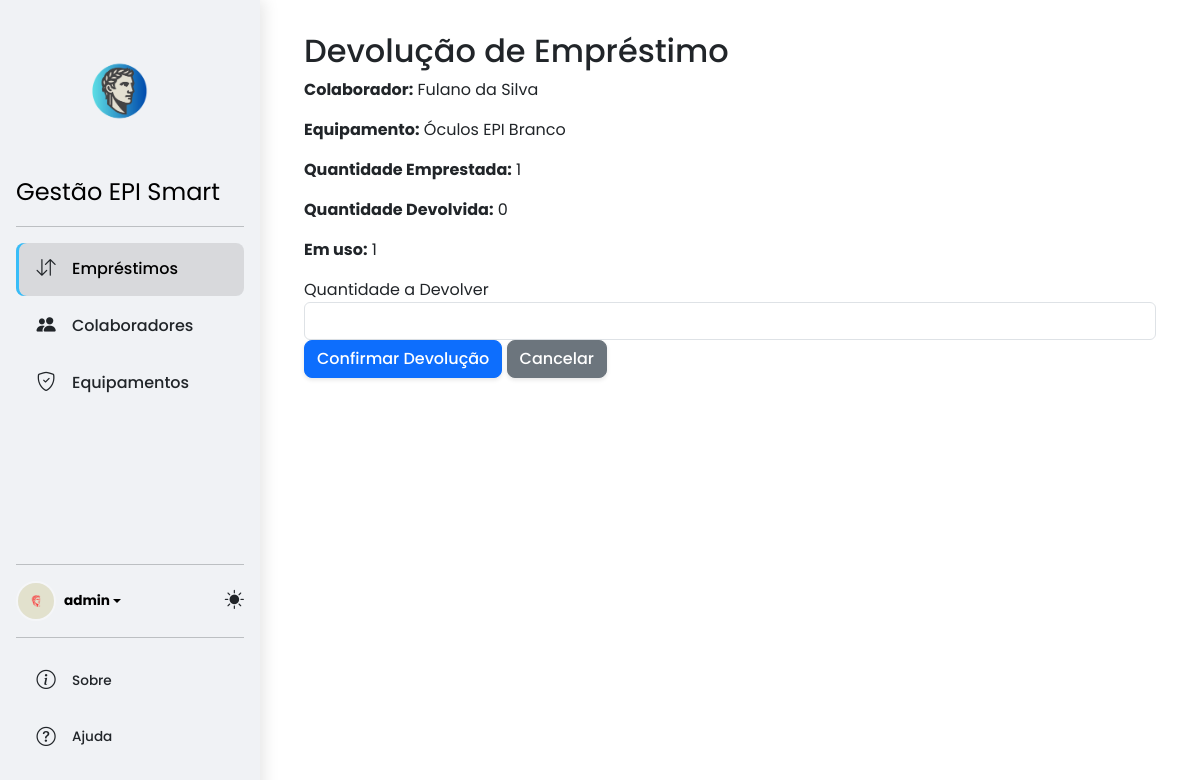
The page /emprestimos/devolucao/6/ (signed in) on the database its author committed.
### core/models.py (models this page shows, shortened)
class Perfil(models.Model):
    user = models.OneToOneField(User, on_delete=models.CASCADE)
    foto = models.ImageField(default='default.jpg', upload_to='profile_pics')

class Emprestimo(models.Model):
    colaborador = models.ForeignKey(Colaborador, on_delete=models.CASCADE)
    equipamento = models.ForeignKey(Equipamento, on_delete=models.CASCADE)
    data_emprestimo = models.DateTimeField(default=timezone.now)
    data_devolucao = models.DateTimeField(null=True, blank=True)
    devolvido = models.BooleanField(default=False)
    quantidade_emprestada = models.PositiveIntegerField(default=0)
    quantidade_devolvida = models.PositiveIntegerField(default=0)

class Colaborador(models.Model):
    nome_completo = models.CharField(max_length=255)
    matricula = models.CharField(max_length=50, unique=True)
    funcao = models.CharField(max_length=100)
    data_admissao = models.DateField()

class Equipamento(models.Model):
    nome_epi = models.CharField(max_length=200)
    descricao = models.TextField(blank=True, null=True)
    quantidade_total = models.PositiveIntegerField(default=0)
    quantidade_disponivel = models.PositiveIntegerField(default=0)

### core/views.py (the view, shortened to what this page needs)
# urls.py: path('emprestimos/devolucao/<int:pk>/', views.emprestimo_devolucao, name='emprestimo_devolucao'),
@login_required
@transaction.atomic
def emprestimo_devolucao(request, pk):
    emprestimo = get_object_or_404(Emprestimo, pk=pk)
    emprestimo.em_uso = emprestimo.quantidade_emprestada - emprestimo.quantidade_devolvida
    return render(request, 'core/emprestimo_devolucao.html', {'emprestimo': emprestimo})

### core/templates/core/emprestimo_devolucao.html (shortened to what this page needs)
{% extends 'base.html' %}
{% block content %}
  <h2>Devolução de Empréstimo</h2>
  <p><strong>Colaborador:</strong> {{ emprestimo.colaborador.nome_completo }}</p>
  <p><strong>Equipamento:</strong> {{ emprestimo.equipamento.nome_epi }}</p>
  <p><strong>Quantidade Emprestada:</strong> {{ emprestimo.quantidade_emprestada }}</p>
  <p><strong>Quantidade Devolvida:</strong> {{ emprestimo.quantidade_devolvida }}</p>
  <p><strong>Em uso:</strong> {{ emprestimo.em_uso }}</p>
  <form method="post">
      <div class="form-group">
      <label for="quantidade_devolvida">Quantidade a Devolver</label>
  <input type="number" name="quantidade_devolvida" id="quantidade_devolvida" class="form-control" min="1" max="{{ emprestimo.em_uso }}" required>
    </div>
    <button type="submit" class="btn btn-primary">Confirmar Devolução</button>
    <a href="{% url 'emprestimo_list' %}" class="btn btn-secondary">Cancelar</a>
  </form>
{% endblock %}

### core/templates/core/includes/sidebar_content.html (shortened to what this page needs)
{% load static %}
<a href="{% url 'home' %}" class="logo-link d-flex flex-column align-items-center mb-3 mb-md-0 me-md-auto text-decoration-none text-center">
  <img src="{% static 'images/LOGO_PRINCIPAL.png' %}" alt="Logo" class="mb-2" style="height: 150px;" id="mainLogoImage">
  <span class="fs-4 text-body-emphasis">Gestão EPI Smart</span>
</a>
<hr>
<ul class="nav nav-pills flex-column mb-auto">
  <li class="nav-item">
    <a href="{% url 'emprestimo_list' %}" class="nav-link {% if 'emprestimo' in request.resolver_match.view_name %}active{% endif %}">
      <i class="bi bi-arrow-down-up"></i>
      Empréstimos
    </a>
  </li>
  <li>
    <a href="{% url 'colaborador_list' %}" class="nav-link {% if 'colaborador' in request.resolver_match.view_name %}active{% endif %}">
      <i class="bi bi-people-fill"></i>
      Colaboradores
    </a>
  </li>
  <li>
    <a href="{% url 'equipamento_list' %}" class="nav-link {% if 'equipamento' in request.resolver_match.view_name %}active{% endif %}">
      <i class="bi bi-shield-check"></i>
      Equipamentos
    </a>
  </li>
</ul>
<hr>
<div class="sidebar-footer">
  <div class="d-flex justify-content-between align-items-center w-100 mb-3">
    <div class="dropdown">
      <a href="#" class="d-flex align-items-center text-body-emphasis text-decoration-none dropdown-toggle user-profile" data-bs-toggle="dropdown" aria-expanded="false">
        <img src="{{ user.perfil.foto.url }}" alt="" class="rounded-circle me-2">
        <strong>{{ user.username }}</strong>
      </a>
    </div>
    <div class="theme-switcher">
        <i class="bi bi-sun-fill theme-icon"></i>
    </div>
  </div>
  <hr>
  <ul class="nav nav-pills flex-column mb-3">
    <li class="nav-item">
      <a href="{% url 'sobre' %}" class="nav-link {% if 'sobre' in request.resolver_match.view_name %}active{% endif %}">
        <i class="bi bi-info-circle"></i>
        Sobre
      </a>
    </li>
    <li class="nav-item">
      <a href="{% url 'ajuda' %}" class="nav-link {% if 'ajuda' in request.resolver_match.view_name %}active{% endif %}>">
        <i class="bi bi-question-circle"></i>
        Ajuda
      </a>
    </li>
  </ul>
</div>

### core/static/css/styles.css (style rules this page uses)
:root { --sidebar-width: 260px; --sidebar-bg: #f0f2f5; --sidebar-link-color: #212529; --sidebar-link-hover-bg: rgba(0, 0, 0, 0.05); --sidebar-link-hover-color: #000; --sidebar-active-link-bg: rgba(0, 0, 0, 0.1); --sidebar-icon-color: #212529; --bs-body-font-family: 'Poppins', sans-serif; --bs-body-bg: #ffffff; --bs-body-color: #212529; --card-bg: #ffffff; --card-shadow: 0 4px 6px rgba(0, 0, 0, 0.05); --card-border: 1px solid #e9ecef; --card-border-radius: 0.75rem; --btn-border-radius: 0.5rem; --btn-shadow: 0 2px 4px rgba(0, 0, 0, 0.1); --bs-primary-rgb: 14, 116, 144; }
html, body { height: 100%; }
body { background-color: var(--bs-body-bg); color: var(--bs-body-color); font-family: var(--bs-body-font-family); transition: background-color 0.3s ease; }
.sidebar, .content-wrapper, .nav-link, .card, .btn, .logo-link { transition: all 0.2s ease-in-out; }
.sidebar .nav-link { color: var(--sidebar-link-color); font-weight: 500; padding: 0.75rem 1.25rem; border-radius: var(--btn-border-radius); margin-bottom: 0.25rem; display: flex; align-items: center; }
.sidebar .nav-link i { font-size: 1.2rem; color: var(--sidebar-icon-color); margin-right: 1rem; width: 20px; text-align: center; transition: color 0.2s ease; }
.sidebar .nav-link.active, .sidebar .nav-link:hover { background-color: var(--sidebar-link-hover-bg); color: var(--sidebar-link-hover-color); }
.sidebar .nav-link.active { background-color: var(--sidebar-active-link-bg); box-shadow: inset 3px 0 0 #38bdf8; transform: translateX(0); }
.user-profile img { width: 40px; height: 40px; object-fit: cover; border: 2px solid rgba(255, 255, 255, 0.3); }
.btn { border-radius: var(--btn-border-radius); font-weight: 500; box-shadow: var(--btn-shadow); }
@media (min-width: 992px) { body.authenticated { display: flex; } }
.theme-switcher { cursor: pointer; color: var(--sidebar-link-color); font-size: 1.2rem; }
.sidebar-footer { font-size: 0.85rem; }
.sidebar-footer a { color: var(--sidebar-link-color); text-decoration: none; }

### rows shown on the page
Emprestimo: colaborador.nome_completo "Fulano da Silva", equipamento.nome_epi "Óculos EPI Branco", quantidade_emprestada "1", quantidade_devolvida "0", em_uso "1"

### other values the page prints
{{ user.username }} "admin"
